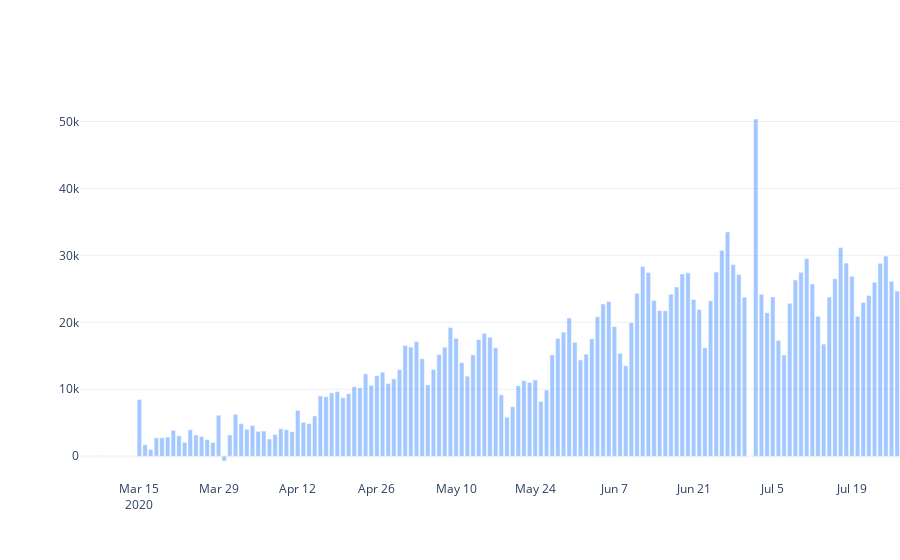

The notebook cell this image was saved under:
### Markdown cell above
## Testing Volume

### Code cell
plots.tests(result)

### Figure 1 — Plotly figure (JSON) as saved in the notebook; plotly's stock layout.template omitted (floating-point values rounded to 4 significant figures; data arrays with more than 128 entries replaced by an {"elided": "..."} marker saying what was removed)
{"data": [{"marker": {"color": "rgba(26, 118, 255, .4)"}, "type": "bar", "x": {"elided": "145 str values"}, "y": {"elided": "145 int values"}}], "layout": {"hovermode": "x", "margin": {"r": 0}, "xaxis": {"fixedrange": true}, "yaxis": {"fixedrange": true}}}
